Frame 1 (no input): blank canvas, image omitted
Frame 60 (no input): blank canvas, image omitted
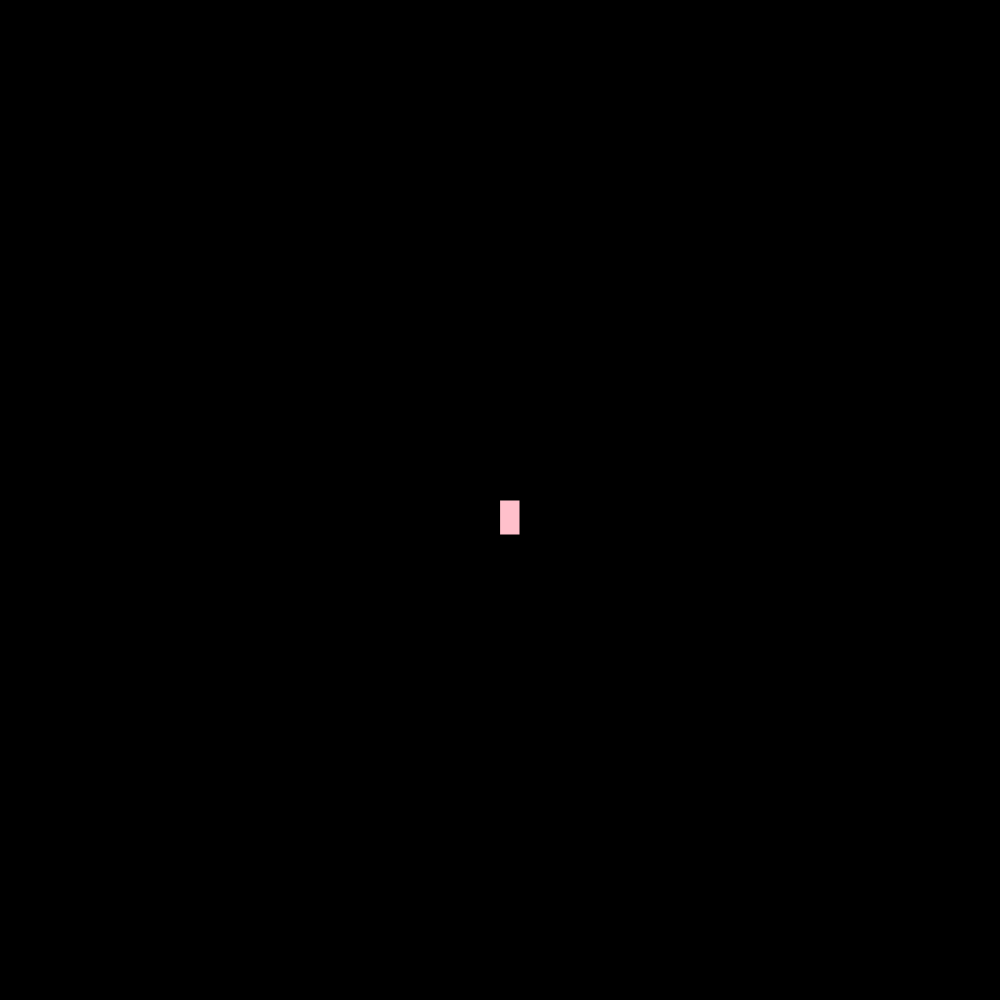
Frame 120 (the mouse pressed at the canvas centre since frame 60)

The p5.js sketch whose frames 1 and 60 were blank and that drew this single picture after the mouse press (run headless with seeded random() and noise() and a simulated clock; from frame 60 on, the mouse is pressed at the canvas centre):

// p5.js sketch
// ── sketch.js
function setup() {
    createCanvas(1000, 1000);
    background("black");
  }
  
  function draw() {
   stroke("black");
    fill("pink");
    
    if(mouseIsPressed){
      rect(mouseX, mouseY, 20, 35);
    }
  }
